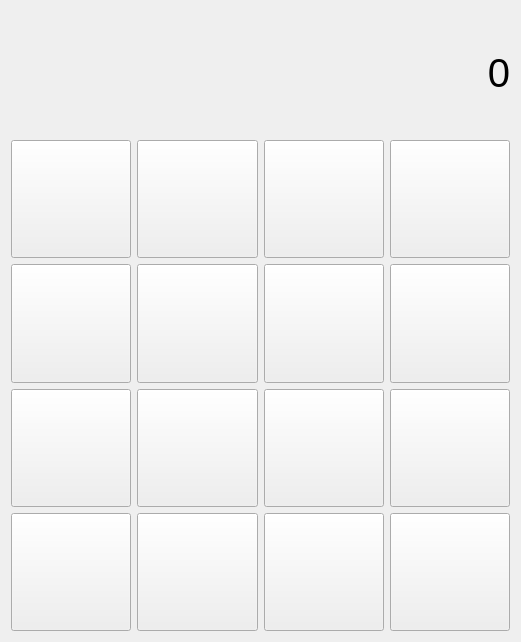
<?xml version="1.0" encoding="UTF-8"?>
<ui version="4.0">
 <class>Form</class>
 <widget class="QWidget" name="Form">
  <property name="geometry">
   <rect>
    <x>0</x>
    <y>0</y>
    <width>521</width>
    <height>642</height>
   </rect>
  </property>
  <property name="windowTitle">
   <string>Form</string>
  </property>
  <layout class="QVBoxLayout" name="verticalLayout_2" stretch="2,8">
   <item>
    <layout class="QVBoxLayout" name="verticalLayout">
     <item>
      <widget class="QLabel" name="lbl_result">
       <property name="font">
        <font>
         <pointsize>30</pointsize>
        </font>
       </property>
       <property name="text">
        <string>0</string>
       </property>
       <property name="alignment">
        <set>Qt::AlignRight|Qt::AlignTrailing|Qt::AlignVCenter</set>
       </property>
       <property name="margin">
        <number>20</number>
       </property>
      </widget>
     </item>
    </layout>
   </item>
   <item>
    <layout class="QVBoxLayout" name="verticalLayout_3">
     <item>
      <layout class="QHBoxLayout" name="horizontalLayout_5">
       <item>
        <widget class="QPushButton" name="btn_7">
         <property name="sizePolicy">
          <sizepolicy hsizetype="Minimum" vsizetype="Preferred">
           <horstretch>0</horstretch>
           <verstretch>0</verstretch>
          </sizepolicy>
         </property>
         <property name="font">
          <font>
           <pointsize>30</pointsize>
          </font>
         </property>
         <property name="styleSheet">
          <string notr="true">border-image: url(:/number/img_7.png);</string>
         </property>
         <property name="text">
          <string/>
         </property>
         <property name="iconSize">
          <size>
           <width>64</width>
           <height>64</height>
          </size>
         </property>
         <property name="shortcut">
          <string>7</string>
         </property>
        </widget>
       </item>
       <item>
        <widget class="QPushButton" name="btn_8">
         <property name="sizePolicy">
          <sizepolicy hsizetype="Minimum" vsizetype="Preferred">
           <horstretch>0</horstretch>
           <verstretch>0</verstretch>
          </sizepolicy>
         </property>
         <property name="font">
          <font>
           <pointsize>30</pointsize>
          </font>
         </property>
         <property name="styleSheet">
          <string notr="true">border-image: url(:/number/img_8.png);</string>
         </property>
         <property name="text">
          <string/>
         </property>
         <property name="iconSize">
          <size>
           <width>64</width>
           <height>64</height>
          </size>
         </property>
         <property name="shortcut">
          <string>8</string>
         </property>
        </widget>
       </item>
       <item>
        <widget class="QPushButton" name="btn_9">
         <property name="sizePolicy">
          <sizepolicy hsizetype="Minimum" vsizetype="Preferred">
           <horstretch>0</horstretch>
           <verstretch>0</verstretch>
          </sizepolicy>
         </property>
         <property name="font">
          <font>
           <pointsize>30</pointsize>
          </font>
         </property>
         <property name="styleSheet">
          <string notr="true">border-image: url(:/number/img_9.png);</string>
         </property>
         <property name="text">
          <string/>
         </property>
         <property name="iconSize">
          <size>
           <width>64</width>
           <height>64</height>
          </size>
         </property>
         <property name="shortcut">
          <string>9</string>
         </property>
        </widget>
       </item>
       <item>
        <widget class="QPushButton" name="btn_plus">
         <property name="sizePolicy">
          <sizepolicy hsizetype="Minimum" vsizetype="Preferred">
           <horstretch>0</horstretch>
           <verstretch>0</verstretch>
          </sizepolicy>
         </property>
         <property name="font">
          <font>
           <pointsize>30</pointsize>
          </font>
         </property>
         <property name="styleSheet">
          <string notr="true">border-image: url(:/opcode/img_plus.png);</string>
         </property>
         <property name="text">
          <string/>
         </property>
         <property name="iconSize">
          <size>
           <width>64</width>
           <height>64</height>
          </size>
         </property>
        </widget>
       </item>
      </layout>
     </item>
     <item>
      <layout class="QHBoxLayout" name="horizontalLayout_4">
       <item>
        <widget class="QPushButton" name="btn_4">
         <property name="sizePolicy">
          <sizepolicy hsizetype="Minimum" vsizetype="Preferred">
           <horstretch>0</horstretch>
           <verstretch>0</verstretch>
          </sizepolicy>
         </property>
         <property name="font">
          <font>
           <pointsize>30</pointsize>
          </font>
         </property>
         <property name="styleSheet">
          <string notr="true">border-image: url(:/number/img_4.png);</string>
         </property>
         <property name="text">
          <string/>
         </property>
         <property name="iconSize">
          <size>
           <width>64</width>
           <height>64</height>
          </size>
         </property>
         <property name="shortcut">
          <string>4</string>
         </property>
        </widget>
       </item>
       <item>
        <widget class="QPushButton" name="btn_5">
         <property name="sizePolicy">
          <sizepolicy hsizetype="Minimum" vsizetype="Preferred">
           <horstretch>0</horstretch>
           <verstretch>0</verstretch>
          </sizepolicy>
         </property>
         <property name="font">
          <font>
           <pointsize>30</pointsize>
          </font>
         </property>
         <property name="styleSheet">
          <string notr="true">border-image: url(:/number/img_5.png);</string>
         </property>
         <property name="text">
          <string/>
         </property>
         <property name="iconSize">
          <size>
           <width>64</width>
           <height>64</height>
          </size>
         </property>
         <property name="shortcut">
          <string>5</string>
         </property>
        </widget>
       </item>
       <item>
        <widget class="QPushButton" name="btn_6">
         <property name="sizePolicy">
          <sizepolicy hsizetype="Minimum" vsizetype="Preferred">
           <horstretch>0</horstretch>
           <verstretch>0</verstretch>
          </sizepolicy>
         </property>
         <property name="font">
          <font>
           <pointsize>30</pointsize>
          </font>
         </property>
         <property name="styleSheet">
          <string notr="true">border-image: url(:/number/img_6.png);</string>
         </property>
         <property name="text">
          <string/>
         </property>
         <property name="iconSize">
          <size>
           <width>64</width>
           <height>64</height>
          </size>
         </property>
         <property name="shortcut">
          <string>6</string>
         </property>
        </widget>
       </item>
       <item>
        <widget class="QPushButton" name="btn_minus">
         <property name="sizePolicy">
          <sizepolicy hsizetype="Minimum" vsizetype="Preferred">
           <horstretch>0</horstretch>
           <verstretch>0</verstretch>
          </sizepolicy>
         </property>
         <property name="font">
          <font>
           <pointsize>30</pointsize>
          </font>
         </property>
         <property name="styleSheet">
          <string notr="true">border-image: url(:/opcode/img_minus.png);</string>
         </property>
         <property name="text">
          <string/>
         </property>
         <property name="iconSize">
          <size>
           <width>64</width>
           <height>64</height>
          </size>
         </property>
        </widget>
       </item>
      </layout>
     </item>
     <item>
      <layout class="QHBoxLayout" name="horizontalLayout">
       <item>
        <widget class="QPushButton" name="btn_1">
         <property name="sizePolicy">
          <sizepolicy hsizetype="Minimum" vsizetype="Preferred">
           <horstretch>0</horstretch>
           <verstretch>0</verstretch>
          </sizepolicy>
         </property>
         <property name="font">
          <font>
           <pointsize>30</pointsize>
          </font>
         </property>
         <property name="styleSheet">
          <string notr="true">border-image: url(:/number/img_1.png);</string>
         </property>
         <property name="text">
          <string/>
         </property>
         <property name="iconSize">
          <size>
           <width>64</width>
           <height>64</height>
          </size>
         </property>
         <property name="shortcut">
          <string>1</string>
         </property>
        </widget>
       </item>
       <item>
        <widget class="QPushButton" name="btn_2">
         <property name="sizePolicy">
          <sizepolicy hsizetype="Minimum" vsizetype="Preferred">
           <horstretch>0</horstretch>
           <verstretch>0</verstretch>
          </sizepolicy>
         </property>
         <property name="font">
          <font>
           <pointsize>30</pointsize>
          </font>
         </property>
         <property name="styleSheet">
          <string notr="true">border-image: url(:/number/img_2.png);</string>
         </property>
         <property name="text">
          <string/>
         </property>
         <property name="iconSize">
          <size>
           <width>64</width>
           <height>64</height>
          </size>
         </property>
         <property name="shortcut">
          <string>2</string>
         </property>
        </widget>
       </item>
       <item>
        <widget class="QPushButton" name="btn_3">
         <property name="sizePolicy">
          <sizepolicy hsizetype="Minimum" vsizetype="Preferred">
           <horstretch>0</horstretch>
           <verstretch>0</verstretch>
          </sizepolicy>
         </property>
         <property name="font">
          <font>
           <pointsize>30</pointsize>
          </font>
         </property>
         <property name="styleSheet">
          <string notr="true">border-image: url(:/number/img_3.png);</string>
         </property>
         <property name="text">
          <string/>
         </property>
         <property name="iconSize">
          <size>
           <width>64</width>
           <height>64</height>
          </size>
         </property>
         <property name="shortcut">
          <string>3</string>
         </property>
        </widget>
       </item>
       <item>
        <widget class="QPushButton" name="btn_mul">
         <property name="sizePolicy">
          <sizepolicy hsizetype="Minimum" vsizetype="Preferred">
           <horstretch>0</horstretch>
           <verstretch>0</verstretch>
          </sizepolicy>
         </property>
         <property name="font">
          <font>
           <pointsize>30</pointsize>
          </font>
         </property>
         <property name="styleSheet">
          <string notr="true">border-image: url(:/opcode/img_mul.png);</string>
         </property>
         <property name="text">
          <string/>
         </property>
         <property name="iconSize">
          <size>
           <width>64</width>
           <height>64</height>
          </size>
         </property>
        </widget>
       </item>
      </layout>
     </item>
     <item>
      <layout class="QHBoxLayout" name="horizontalLayout_2">
       <item>
        <widget class="QPushButton" name="btn_clear">
         <property name="sizePolicy">
          <sizepolicy hsizetype="Minimum" vsizetype="Preferred">
           <horstretch>0</horstretch>
           <verstretch>0</verstretch>
          </sizepolicy>
         </property>
         <property name="font">
          <font>
           <pointsize>30</pointsize>
          </font>
         </property>
         <property name="styleSheet">
          <string notr="true">border-image: url(:/opcode/img_clear.png);</string>
         </property>
         <property name="text">
          <string/>
         </property>
         <property name="iconSize">
          <size>
           <width>80</width>
           <height>80</height>
          </size>
         </property>
        </widget>
       </item>
       <item>
        <widget class="QPushButton" name="btn_0">
         <property name="sizePolicy">
          <sizepolicy hsizetype="Minimum" vsizetype="Preferred">
           <horstretch>0</horstretch>
           <verstretch>0</verstretch>
          </sizepolicy>
         </property>
         <property name="font">
          <font>
           <pointsize>30</pointsize>
          </font>
         </property>
         <property name="styleSheet">
          <string notr="true">border-image: url(:/number/img_0.png);</string>
         </property>
         <property name="text">
          <string/>
         </property>
         <property name="iconSize">
          <size>
           <width>64</width>
           <height>64</height>
          </size>
         </property>
         <property name="shortcut">
          <string>0</string>
         </property>
        </widget>
       </item>
       <item>
        <widget class="QPushButton" name="btn_equal">
         <property name="sizePolicy">
          <sizepolicy hsizetype="Minimum" vsizetype="Preferred">
           <horstretch>0</horstretch>
           <verstretch>0</verstretch>
          </sizepolicy>
         </property>
         <property name="font">
          <font>
           <pointsize>30</pointsize>
          </font>
         </property>
         <property name="styleSheet">
          <string notr="true">border-image: url(:/opcode/img_equal.png);</string>
         </property>
         <property name="text">
          <string/>
         </property>
         <property name="iconSize">
          <size>
           <width>64</width>
           <height>64</height>
          </size>
         </property>
        </widget>
       </item>
       <item>
        <widget class="QPushButton" name="btn_div">
         <property name="sizePolicy">
          <sizepolicy hsizetype="Minimum" vsizetype="Preferred">
           <horstretch>0</horstretch>
           <verstretch>0</verstretch>
          </sizepolicy>
         </property>
         <property name="font">
          <font>
           <pointsize>30</pointsize>
          </font>
         </property>
         <property name="styleSheet">
          <string notr="true">border-image: url(:/opcode/img_div.png);</string>
         </property>
         <property name="text">
          <string/>
         </property>
         <property name="iconSize">
          <size>
           <width>64</width>
           <height>64</height>
          </size>
         </property>
        </widget>
       </item>
      </layout>
     </item>
    </layout>
   </item>
  </layout>
 </widget>
 <resources>
  <include location="images/calculator.qrc"/>
 </resources>
 <connections/>
</ui>
